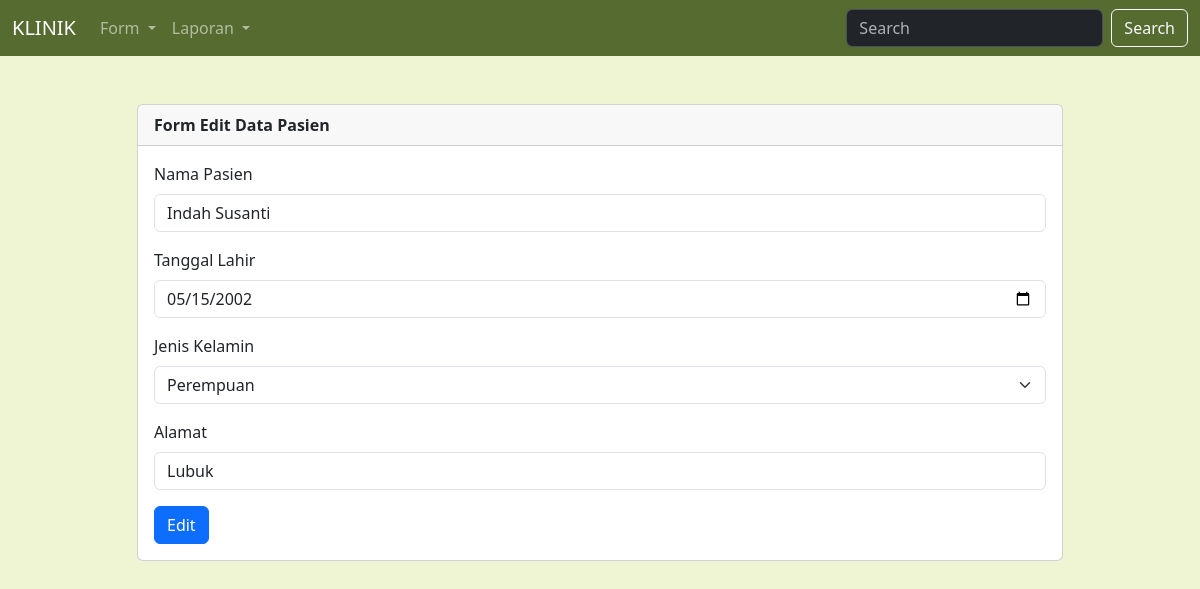
/pasien/edit.php?id=6, run on the app's committed database.
### tables this page shows
CREATE TABLE `pasien` (
  `pasienKlinik_ID` int(11) NOT NULL,
  `Nama_pasienKlinik` varchar(100) NOT NULL,
  `Tanggal_LahirPasien` date NOT NULL,
  `Jenis_KelaminPasien` varchar(20) NOT NULL,
  `Alamat_Pasien` varchar(100) NOT NULL
);

### pasien/edit.php (the view, shortened to what this page needs)
<?php
include("../koneksi.php");
$id = $_GET["id"];
$qry = mysqli_query($koneksi,"SELECT * FROM pasien WHERE pasienKlinik_ID = '$id'");
$row = mysqli_fetch_array($qry);
$nama = $row["Nama_pasienKlinik"];
$tgl_lahir = $row["Tanggal_LahirPasien"];
$jk = $row["Jenis_KelaminPasien"];
$alamat = $row["Alamat_Pasien"];
?>
<!DOCTYPE html>
<html lang="en">
<head>
    <link href="https://cdn.jsdelivr.net/npm/bootstrap@5.3.8/dist/css/bootstrap.min.css" rel="stylesheet"
>
</head>
<body style="background-color: #EFF5D2;">
    <?php
    include('../navbar.php');
    ?>
    <div class="container">
        <div class="row">
            <div class="col-10 m-auto mt-5">
                <div class="card">
                    <div class="card-header">
                        <b>Form Edit Data Pasien</b>
                    </div>
                    <div class="card-body">
                        <form method="post" action="proses_edit.php">
                            <div class="mb-3">
                                <label for="exampleInputEmail1" class="form-label">Nama Pasien</label>
                                <input name="nama" value="<?=$nama?>" placeholder="Masukkan nama Lengkap" type="text" class="form-control" id="exampleInputEmail1"
                                    aria-describedby="emailHelp">
                            </div>
                            <div class="mb-3">
                                <label for="exampleInputPassword1" class="form-label">Tanggal Lahir</label>
                                <input value="<?=$tgl_lahir?>" name="tgl" type="date" class="form-control" id="exampleInputPassword1">
                            </div>
                            <div class="mb-3">
                                <label for="exampleInputPassword1" class="form-label">Jenis Kelamin</label>
                                <select name="jk" class="form-select" aria-label="Default select example">
                                    <option value="Perempuan" <?=($jk=="Perempuan") ? 'selected' : ''?>>Perempuan</option>
                                </select>
                            </div>
                            <div class="mb-3">
                                <label for="exampleInputPassword1" class="form-label">Alamat</label>
                                <input name="alamat" value="<?=$alamat?>" type="text" placeholder="Masukkan Alamat Lengkap" class="form-control" id="exampleInputPassword1">
                            </div>
                            <button type="submit" class="btn btn-primary">Edit</button>
                        </form>
                    </div>
                </div>
            </div>
        </div>
    </div>
</body>
</html>

### data on the page
pasien: nama "Indah Susanti", tgl "05/15/2002", jk "Perempuan", alamat "Lubuk"
